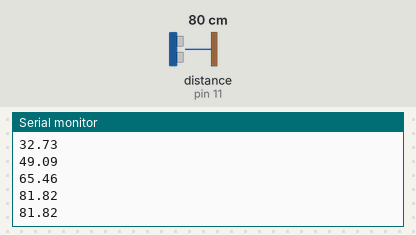
Recording of a sketch running on a simulated Arduino Uno, built with avr-gcc and run on an emulated ATmega328P. Shown: the last lines printed to the serial monitor. The inputs (shaded band) are chosen by the test bench; at power-on: distance to the obstacle (sensor on pin 11) 80 cm. The echo pulse lasts 58.3 µs per cm.

Above: at 1.2 s.
1.3 s: distance to the obstacle (sensor on pin 11) set to 2 cm
At 1.4 s:
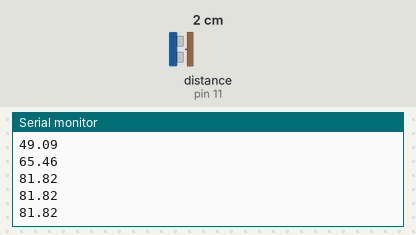
2.8 s: distance to the obstacle (sensor on pin 11) set to 4 cm
At 2.81 s:
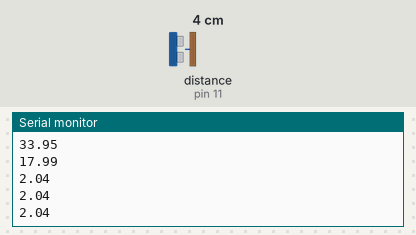
Timing chart, 0 to 5.8 s (numbered marks = the images above; inputs shaded):
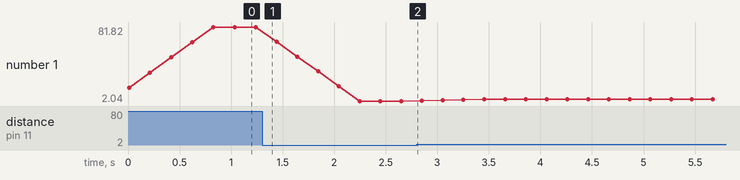

Measured:
- plotted number 1: 81.82 → 2.04 after the input at 1.3 s, 2.04 → 4.09 after the input at 2.8 s

The sketch:

sonar_moving_average_filter_link_ver.ino
```cpp
#include <NewPing.h>

#define TRIG 12
#define ECHO 11
#define MAX_DISTANCE 200 //200cm

NewPing sonar(TRIG, ECHO, MAX_DISTANCE);


//// movig filter부분
#define N_DATA 5

double meas_save[N_DATA];


typedef struct mov_avg_filter
{
  double x_n[N_DATA];
  double x_avg;
}mov_avg_filt;


mov_avg_filt res;

void init_res()
{
for(int i=0; i<N_DATA;i++)//ones 1로 초기화
  {
    res.x_n[i] = 0.0;
  }
  //  result.x_n[N_DATA]={1.0,}; //이방식으로 하니  error: expected expression before ‘{’ token 에러 발생
  res.x_avg = 0.0;
}

double get_sonar()
{
 double dDist = (double)sonar.ping()/US_ROUNDTRIP_CM;

  return dDist;
}

mov_avg_filt moving_avg_filter(mov_avg_filt result, double x_meas) //
{
 double front = 0.0;
 double mean=0.0;
  double sum=0.0;

  front = result.x_n[0];
  for(int i =0 ;i < N_DATA-1;i++)
  {
    result.x_n[i] = result.x_n[i+1];
  }

  result.x_n[N_DATA-1] = x_meas;
  result.x_avg =result.x_avg + (x_meas-front)/N_DATA;

  return result;
}
////////
void setup() {
  // put your setup code here, to run once:
  Serial.begin(9600);
  Serial.println("Sonar_Meas");
  init_res();
}

void loop() {
  // put your main code here, to run repeatedly:


  double x_meas=0.0;
  //init_res(); // link ver은 이것때문에 파형이 출렁임

  for(int i=0; i<N_DATA;i++)
  {
    x_meas = get_sonar();
    res = moving_avg_filter(res,x_meas);

    Serial.println(res.x_avg);
    delay(200);
  }
}
```
